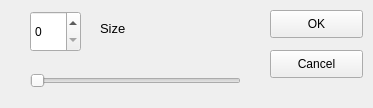
<?xml version="1.0" encoding="UTF-8"?>
<ui version="4.0">
 <class>Form</class>
 <widget class="QWidget" name="Form">
  <property name="geometry">
   <rect>
    <x>0</x>
    <y>0</y>
    <width>373</width>
    <height>108</height>
   </rect>
  </property>
  <property name="windowTitle">
   <string>Form</string>
  </property>
  <widget class="QSlider" name="horizontalSlider">
   <property name="geometry">
    <rect>
     <x>30</x>
     <y>70</y>
     <width>211</width>
     <height>22</height>
    </rect>
   </property>
   <property name="orientation">
    <enum>Qt::Horizontal</enum>
   </property>
  </widget>
  <widget class="QPushButton" name="pushButton">
   <property name="geometry">
    <rect>
     <x>270</x>
     <y>10</y>
     <width>93</width>
     <height>28</height>
    </rect>
   </property>
   <property name="text">
    <string>OK</string>
   </property>
  </widget>
  <widget class="QPushButton" name="pushButton_2">
   <property name="geometry">
    <rect>
     <x>270</x>
     <y>50</y>
     <width>93</width>
     <height>28</height>
    </rect>
   </property>
   <property name="text">
    <string>Cancel</string>
   </property>
  </widget>
  <widget class="QSpinBox" name="spinBox">
   <property name="geometry">
    <rect>
     <x>30</x>
     <y>11</y>
     <width>51</width>
     <height>41</height>
    </rect>
   </property>
  </widget>
  <widget class="QLabel" name="label">
   <property name="geometry">
    <rect>
     <x>100</x>
     <y>20</y>
     <width>55</width>
     <height>16</height>
    </rect>
   </property>
   <property name="font">
    <font>
     <pointsize>10</pointsize>
    </font>
   </property>
   <property name="text">
    <string>Size</string>
   </property>
  </widget>
 </widget>
 <resources/>
 <connections/>
</ui>
